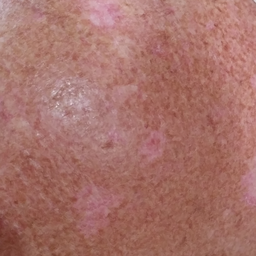
#> input picture data/test/test (1).png, 256 x 256 px, shrunk from 1694 x 1694 before the run; its folder holds only this picture in this run
$ jupyter execute --allow-errors rH_testing.ipynb
#> lines starting #> are read from the running program, lines starting #| are printed output that depends on the picture; after the words box and inside, x2 and y2 are one past the last pixel; in counts of white or black regions, pixels touching at a corner belong together
[cell 1]
import os
import cv2
import matplotlib.pyplot as plt
import numpy as np
import random
#> (the rest of this cell did not finish here and is left out)

[cell 2]
# [73 lines left out: function removeHair_v6, not called in this run]

[cell 3]
# set up relevant directories
img_dir = '../data/lesion_imgs/'
mask_dir = '../data/lesion_masks/'

# load up the images and relative masks
#> (the rest of this cell did not finish here and is left out)

[cell 4]
# skip random n of images
n = random.randint(0, 2000)
print(n)
#> (the rest of this cell did not finish here and is left out)

[cell 5]
# plot 10 random imgs

fig, axes = plt.subplots(10, 3, figsize= (8, 32))

#> (the rest of this cell did not finish here and is left out)

[cell 6]
def removeHair_v1(img_org, img_gray, kernel_size=25, threshold=10, radius=3):

    # kernel for the morphological filtering
    kernel = cv2.getStructuringElement(cv2.MORPH_CROSS, (kernel_size, kernel_size))


    # perform filtering on the grayscale image to find the hair countours
    blackhat = cv2.morphologyEx(img_gray, cv2.MORPH_BLACKHAT, kernel)
    tophat = cv2.morphologyEx(img_gray, cv2.MORPH_TOPHAT, kernel)

    hat_img = cv2.add(blackhat, tophat)  # This properly merges them

    # intensify the hair countours in preparation for the inpainting algorithm
    _, thresh = cv2.threshold(hat_img, threshold, 255, cv2.THRESH_BINARY)

    # inpaint the original image depending on the mask
    img_out = cv2.inpaint(img_org, thresh, radius, cv2.INPAINT_TELEA)

    return hat_img, thresh, img_out

[cell 7]
def removeHair_v2(img_org, img_gray, kernel_size=25, threshold=10, radius=3):

    # v2 ADDITION
    img_gray_eq = cv2.equalizeHist(img_gray)

    # kernel for the morphological filtering
    kernel = cv2.getStructuringElement(cv2.MORPH_CROSS, (kernel_size, kernel_size))


    # perform filtering on the grayscale image to find the hair countours
    blackhat = cv2.morphologyEx(img_gray_eq, cv2.MORPH_BLACKHAT, kernel)
    tophat = cv2.morphologyEx(img_gray_eq, cv2.MORPH_TOPHAT, kernel)

    hat_img = cv2.add(blackhat, tophat)  # This properly merges them

    # intensify the hair countours in preparation for the inpainting algorithm
    _, thresh = cv2.threshold(hat_img, threshold, 255, cv2.THRESH_BINARY)

    # inpaint the original image depending on the mask
    img_out = cv2.inpaint(img_org, thresh, radius, cv2.INPAINT_TELEA)

    return hat_img, thresh, img_out

[cell 8]
def removeHair_v3(img_org, img_gray, kernel_size=25, threshold=10, radius=3):

    # v3 ADDITION: MORPH_RECT
    # kernel for the morphological filtering
    kernel = cv2.getStructuringElement(cv2.MORPH_RECT, (kernel_size, kernel_size))


    # perform filtering on the grayscale image to find the hair countours
    blackhat = cv2.morphologyEx(img_gray, cv2.MORPH_BLACKHAT, kernel)
    tophat = cv2.morphologyEx(img_gray, cv2.MORPH_TOPHAT, kernel)

    hat_img = cv2.add(blackhat, tophat)  # This properly merges them

    # intensify the hair countours in preparation for the inpainting algorithm
    _, thresh = cv2.threshold(hat_img, threshold, 255, cv2.THRESH_BINARY)

    # inpaint the original image depending on the mask
    img_out = cv2.inpaint(img_org, thresh, radius, cv2.INPAINT_TELEA)

    return hat_img, thresh, img_out

[cell 9]
def removeHair_v4(img_org, img_gray, kernel_size=25, radius=3):

    # v3 ADDITION: MORPH_RECT
    # kernel for the morphological filtering
    kernel = cv2.getStructuringElement(cv2.MORPH_RECT, (kernel_size, kernel_size))


    # perform filtering on the grayscale image to find the hair countours
    blackhat = cv2.morphologyEx(img_gray, cv2.MORPH_BLACKHAT, kernel)
    tophat = cv2.morphologyEx(img_gray, cv2.MORPH_TOPHAT, kernel)

    hat_img = cv2.add(blackhat, tophat)  # This properly merges them

    # v4 ADDITION: adaptive thresholding
    # intensify the hair countours in preparation for the inpainting algorithm
    _, thresh = cv2.threshold(hat_img, 0, 255, cv2.THRESH_BINARY + cv2.THRESH_OTSU)

    # inpaint the original image depending on the mask
    img_out = cv2.inpaint(img_org, thresh, radius, cv2.INPAINT_TELEA)

    return hat_img, thresh, img_out

[cell 10]
def removeHair_v5(img_org, img_gray, kernel_size=25, radius=3):

    # kernel for the morphological filtering
    kernel = cv2.getStructuringElement(cv2.MORPH_CROSS, (kernel_size, kernel_size))


    # perform filtering on the grayscale image to find the hair countours
    blackhat = cv2.morphologyEx(img_gray, cv2.MORPH_BLACKHAT, kernel)
    tophat = cv2.morphologyEx(img_gray, cv2.MORPH_TOPHAT, kernel)

    hat_img = cv2.add(blackhat, tophat)  # This properly merges them

    # v4 ADDITION: adaptive thresholding
    # intensify the hair countours in preparation for the inpainting algorithm
    _, thresh = cv2.threshold(hat_img, 0, 255, cv2.THRESH_BINARY + cv2.THRESH_OTSU)

    # v5 ADDITION: inpaint_ns
    # inpaint the original image depending on the mask
    img_out = cv2.inpaint(img_org, thresh, radius, cv2.INPAINT_NS)

    return hat_img, thresh, img_out

#### 1. Test original removeHair()

Outcome: pretty bad, a lot of details lost

[cell 11]
folder_path = "../data/test"
i = 0

fig, axes = plt.subplots(25, 2, figsize= (8, 75))
# list all files
image_files = sorted(os.listdir(folder_path))

# iterate through the images
for filename in image_files:

    img_path = os.path.join(folder_path, filename)
    img = cv2.imread(img_path)
#> img is the input picture: shape (256, 256, 3); mean B, G, R 106.1, 114, 166.4
    img_gray = cv2.cvtColor(img, cv2.COLOR_BGR2GRAY)
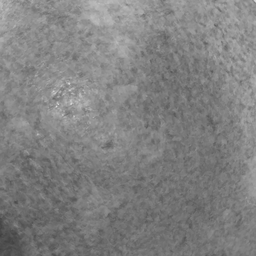
#> img_gray: shape (256, 256); min 63, max 222, mean 128.8
    img_rgb = cv2.cvtColor(img, cv2.COLOR_BGR2RGB)
    _, _, img_noH = removeHair_v1(img, img_gray)
#> in removeHair_v1, `tophat = cv2.morphologyEx(img_gray, cv2.MORPH_TOPHAT, kernel)`:
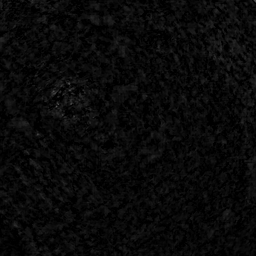
#> tophat: shape (256, 256); min 0, max 86, mean 9.2
#> in removeHair_v1, `_, thresh = cv2.threshold(hat_img, threshold, 255, cv2.THRESH_BINARY)`:
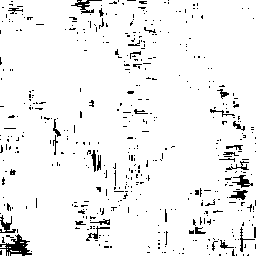
#> thresh: shape (256, 256); 94.6% white; black in thin lines or dots
    img_noH = cv2.cvtColor(img_noH, cv2.COLOR_BGR2RGB)

    axes[i, 0].imshow(img_rgb)
    axes[i, 0].axis('off')
    axes[i, 0].set_title(f"Image {i+1} - Original")

    axes[i, 1].imshow(img_noH)
    axes[i, 1].axis('off')
    axes[i, 1].set_title(f"Image {i+1} - Processed")

    i += 1
plt.show()

#### 2. Test version 2 of removeHair()
Addition: equalized grayscale image

Outcome: same as v1

[cell 12]
folder_path = "../data/test"
i = 0

fig, axes = plt.subplots(25, 2, figsize= (8, 75))
# list all files
image_files = sorted(os.listdir(folder_path))

# iterate through the images
for filename in image_files:

    img_path = os.path.join(folder_path, filename)
    img = cv2.imread(img_path)
    img_gray = cv2.cvtColor(img, cv2.COLOR_BGR2GRAY)
    img_rgb = cv2.cvtColor(img, cv2.COLOR_BGR2RGB)
    _, _, img_noH = removeHair_v2(img, img_gray)
#> in removeHair_v2, `img_gray_eq = cv2.equalizeHist(img_gray)`:
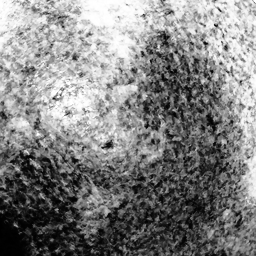
#> img_gray_eq: shape (256, 256); min 0, max 255, mean 129.5
#> in removeHair_v2, `blackhat = cv2.morphologyEx(img_gray_eq, cv2.MORPH_BLACKHAT, kernel)`:
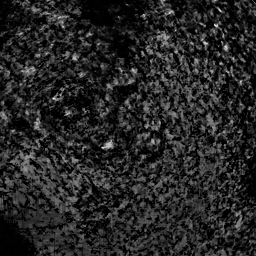
#> blackhat: shape (256, 256); min 0, max 240, mean 38
#> in removeHair_v2, `tophat = cv2.morphologyEx(img_gray_eq, cv2.MORPH_TOPHAT, kernel)`:
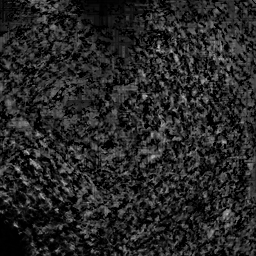
#> tophat: shape (256, 256); min 0, max 196, mean 39
#> in removeHair_v2, `hat_img = cv2.add(blackhat, tophat)`:
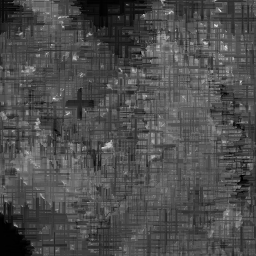
#> hat_img: shape (256, 256); min 0, max 240, mean 76.9
#> in removeHair_v2, `_, thresh = cv2.threshold(hat_img, threshold, 255, cv2.THRESH_BINARY)`: thresh: shape (256, 256); 98% white; 29 black regions (26 under 20 px), largest, box (x1, y1, x2, y2) and area: (0, 216, 31, 256) 762, (81, 0, 136, 27) 395, (239, 175, 247, 183) 20
#> in removeHair_v2, `img_out = cv2.inpaint(img_org, thresh, radius, cv2.INPAINT_TELEA)`:
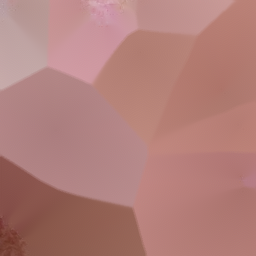
#> img_out: shape (256, 256, 3); mean B, G, R 121.9, 126.6, 177
    img_noH = cv2.cvtColor(img_noH, cv2.COLOR_BGR2RGB)

    axes[i, 0].imshow(img_rgb)
    axes[i, 0].axis('off')
    axes[i, 0].set_title(f"Image {i+1} - Original")

    axes[i, 1].imshow(img_noH)
    axes[i, 1].axis('off')
    axes[i, 1].set_title(f"Image {i+1} - Processed")

    i += 1
plt.show()

#### 3. Test version 3 of removeHair()
Addition: morph_rect morphological kernel

Outcome: even worse than v1

[cell 13]
folder_path = "../data/test"
i = 0

fig, axes = plt.subplots(25, 2, figsize= (8, 75))
# list all files
image_files = sorted(os.listdir(folder_path))

# iterate through the images
for filename in image_files:

    img_path = os.path.join(folder_path, filename)
    img = cv2.imread(img_path)
    img_gray = cv2.cvtColor(img, cv2.COLOR_BGR2GRAY)
    img_rgb = cv2.cvtColor(img, cv2.COLOR_BGR2RGB)
    _, _, img_noH = removeHair_v3(img, img_gray)
#> in removeHair_v3, `hat_img = cv2.add(blackhat, tophat)`:
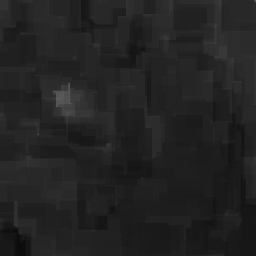
#> hat_img: shape (256, 256); min 12, max 99, mean 34.6
#> in removeHair_v3, `_, thresh = cv2.threshold(hat_img, threshold, 255, cv2.THRESH_BINARY)`: thresh: shape (256, 256); every value is 255
    img_noH = cv2.cvtColor(img_noH, cv2.COLOR_BGR2RGB)

    axes[i, 0].imshow(img_rgb)
    axes[i, 0].axis('off')
    axes[i, 0].set_title(f"Image {i+1} - Original")

    axes[i, 1].imshow(img_noH)
    axes[i, 1].axis('off')
    axes[i, 1].set_title(f"Image {i+1} - Processed")

    i += 1
plt.show()

#### 4. Test version 4 of removeHair()
Addition: adaptive Otsu thresholding

Outcome: definitely better, still does more harm than good imo

[cell 14]
folder_path = "../data/test"
i = 0

fig, axes = plt.subplots(25, 2, figsize= (8, 75))
# list all files
image_files = sorted(os.listdir(folder_path))

# iterate through the images
for filename in image_files:

    img_path = os.path.join(folder_path, filename)
    img = cv2.imread(img_path)
    img_gray = cv2.cvtColor(img, cv2.COLOR_BGR2GRAY)
    img_rgb = cv2.cvtColor(img, cv2.COLOR_BGR2RGB)
    _, _, img_noH = removeHair_v4(img, img_gray)
#> in removeHair_v4, `_, thresh = cv2.threshold(hat_img, 0, 255, cv2.THRESH_BINARY + cv2.THR..`: thresh: shape (256, 256); 41.3% white; 35 white regions (26 under 20 px), largest, box (x1, y1, x2, y2) and area: (0, 0, 256, 165) 21078, (0, 151, 97, 256) 4940, (0, 0, 20, 48) 426
    img_noH = cv2.cvtColor(img_noH, cv2.COLOR_BGR2RGB)

    axes[i, 0].imshow(img_rgb)
    axes[i, 0].axis('off')
    axes[i, 0].set_title(f"Image {i+1} - Original")

    axes[i, 1].imshow(img_noH)
    axes[i, 1].axis('off')
    axes[i, 1].set_title(f"Image {i+1} - Processed")

    i += 1
plt.show()

#### 5. Test version 5 of removeHair()
Addition: using inpaint_ns

Outcome: definitely the best, still not that great

[cell 15]
folder_path = "../data/test"
i = 0

fig, axes = plt.subplots(25, 2, figsize= (8, 75))
# list all files
image_files = sorted(os.listdir(folder_path))

# iterate through the images
for filename in image_files:

    img_path = os.path.join(folder_path, filename)
    img = cv2.imread(img_path)
    img_gray = cv2.cvtColor(img, cv2.COLOR_BGR2GRAY)
    img_rgb = cv2.cvtColor(img, cv2.COLOR_BGR2RGB)
    _, _, img_noH = removeHair_v5(img, img_gray)
#> in removeHair_v5, `_, thresh = cv2.threshold(hat_img, 0, 255, cv2.THRESH_BINARY + cv2.THR..`:
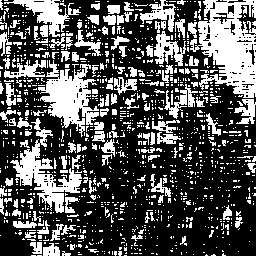
#> thresh: shape (256, 256); 34.1% white; 1187 white regions (1039 under 20 px), largest, box (x1, y1, x2, y2) and area: (190, 0, 256, 98) 3748, (38, 60, 99, 137) 2149, (10, 118, 82, 213) 1949
    img_noH = cv2.cvtColor(img_noH, cv2.COLOR_BGR2RGB)

    axes[i, 0].imshow(img_rgb)
    axes[i, 0].axis('off')
    axes[i, 0].set_title(f"Image {i+1} - Original")

    axes[i, 1].imshow(img_noH)
    axes[i, 1].axis('off')
    axes[i, 1].set_title(f"Image {i+1} - Processed")

    i += 1
plt.show()

Final test

[cell 16]
folder_path = "../data/test"
i = 0

fig, axes = plt.subplots(25, 6, figsize= (8, 75))
# list all files
image_files = sorted(os.listdir(folder_path))

# iterate through the images
for filename in image_files:

    img_path = os.path.join(folder_path, filename)
    img = cv2.imread(img_path)
    img_gray = cv2.cvtColor(img, cv2.COLOR_BGR2GRAY)
    img_rgb = cv2.cvtColor(img, cv2.COLOR_BGR2RGB)

    _, _, img_noH_v1 = removeHair_v1(img, img_gray)
    img_noH_v1 = cv2.cvtColor(img_noH_v1, cv2.COLOR_BGR2RGB)

    _, _, img_noH_v2 = removeHair_v2(img, img_gray)
    img_noH_v2 = cv2.cvtColor(img_noH_v2, cv2.COLOR_BGR2RGB)

    _, _, img_noH_v3 = removeHair_v3(img, img_gray)
    img_noH_v3 = cv2.cvtColor(img_noH_v3, cv2.COLOR_BGR2RGB)

    _, _, img_noH_v4 = removeHair_v4(img, img_gray)
    img_noH_v4 = cv2.cvtColor(img_noH_v4, cv2.COLOR_BGR2RGB)

    _, _, img_noH_v5 = removeHair_v5(img, img_gray)
    img_noH_v5 = cv2.cvtColor(img_noH_v5, cv2.COLOR_BGR2RGB)

    axes[i, 0].imshow(img_rgb)
    axes[i, 0].axis('off')
    axes[i, 0].set_title(f"Image {i+1} - Original")

    axes[i, 1].imshow(img_noH_v1)
    axes[i, 1].axis('off')
    axes[i, 1].set_title(f"v1")

    axes[i, 2].imshow(img_noH_v2)
    axes[i, 2].axis('off')
    axes[i, 2].set_title(f"v2")

    axes[i, 3].imshow(img_noH_v3)
    axes[i, 3].axis('off')
    axes[i, 3].set_title(f"v3")

    axes[i, 4].imshow(img_noH_v4)
    axes[i, 4].axis('off')
    axes[i, 4].set_title(f"v4")

    axes[i, 5].imshow(img_noH_v5)
    axes[i, 5].axis('off')
    axes[i, 5].set_title(f"v5")

    i += 1
plt.show()
